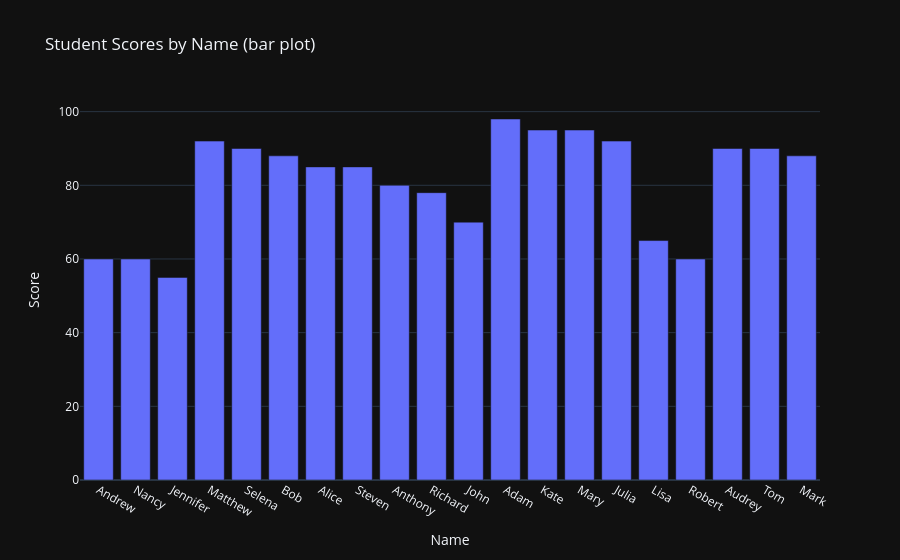

The cell this chart's notebook holds for it:
### Code cell
# Basic bar plot
fig = px.bar(df, x='Name', y='Score', title='Student Scores by Name (bar plot)')
fig.show()

### Figure 1 — Plotly figure (JSON) as saved in the notebook; plotly's stock layout.template omitted (floating-point values rounded to 4 significant figures)
{"data": [{"hovertemplate": "Name=%{x}<br>Score=%{y}<extra></extra>", "legendgroup": "", "marker": {"color": "#636efa", "pattern": {"shape": ""}}, "name": "", "orientation": "v", "showlegend": false, "textposition": "auto", "x": ["Andrew", "Nancy", "Jennifer", "Matthew", "Selena", "Bob", "Alice", "Steven", "Anthony", "Richard", "John", "Adam", "Kate", "Mary", "Julia", "Lisa", "Robert", "Audrey", "Tom", "Mark"], "xaxis": "x", "y": [60, 60, 55, 92, 90, 88, 85, 85, 80, 78, 70, 98, 95, 95, 92, 65, 60, 90, 90, 88], "yaxis": "y", "type": "bar"}], "layout": {"xaxis": {"anchor": "y", "domain": [0.0, 1.0], "title": {"text": "Name"}}, "yaxis": {"anchor": "x", "domain": [0.0, 1.0], "title": {"text": "Score"}}, "legend": {"tracegroupgap": 0}, "title": {"text": "Student Scores by Name (bar plot)"}, "barmode": "relative"}}
